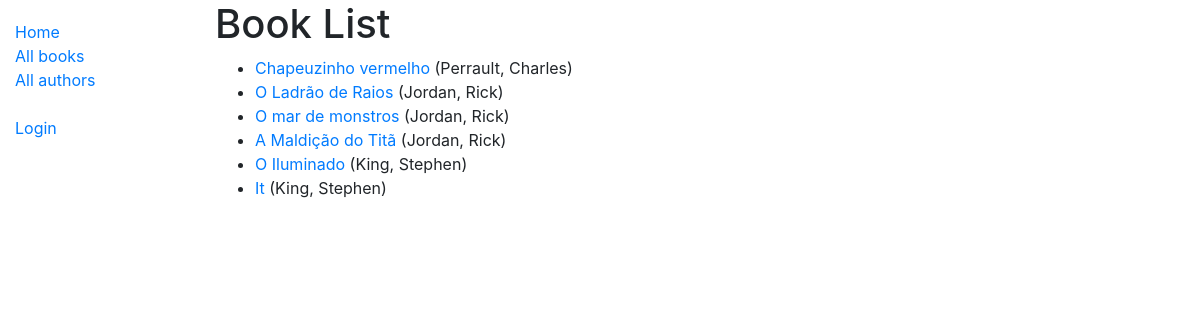
/catalog/books/, run on the app's committed database.
### catalog/models.py (models this page shows, shortened)
class Book(models.Model):
    title = models.CharField(max_length=200)
    author = models.ForeignKey('Author', on_delete=models.SET_NULL, null=True)
    summary = models.TextField(max_length=1000, help_text='Enter a brief description of the book')
    isbn = models.CharField('ISBN', max_length=13, help_text='13 Character <a href="https://www.isbn-international.org/content/what-isbn">ISBN number</a>')
    genre = models.ManyToManyField(Genre, help_text='Select a genre for this book')
    language = models.ForeignKey('Language', on_delete=models.SET_NULL, null=True)
    def get_absolute_url(self):
        return reverse('book-detail', args=[str(self.id)])

class Author(models.Model):
    first_name = models.CharField(max_length=100)
    last_name = models.CharField(max_length=100)
    date_of_birth = models.DateField(null=True, blank=True)
    date_of_death = models.DateField('Died', null=True, blank=True)
    class Meta:
        ordering = ['last_name', 'first_name']
    def __str__(self):
        return f'{self.last_name}, {self.first_name}'
    class Meta:
        ordering = ['last_name']

### catalog/views.py (the view)
# urls.py: path('books/', views.BookListView.as_view(), name='books'),
class BookListView(generic.ListView):
    model = Book
    paginate_by = 10

### catalog/templates/catalog/book_list.html
{% extends "base_generic.html" %}
{% block content %}
    <h1>Book List</h1>
    {% if book_list %}
    <ul>
      {% for book in book_list %}
      <li>
        <a href="{{ book.get_absolute_url }}">{{ book.title }}</a> ({{book.author}})
      </li>
      {% endfor %}
    </ul>
    {% else %}
      <p>There are no books in the library.</p>
    {% endif %}
{% endblock %}

### data on the page
Book: title "Chapeuzinho vermelho", author "Perrault, Charles"
Book: title "O Ladrão de Raios", author "Jordan, Rick"
Book: title "O mar de monstros", author "Jordan, Rick"
Book: title "A Maldição do Titã", author "Jordan, Rick"
Book: title "O Iluminado", author "King, Stephen"
Book: title "It", author "King, Stephen"
